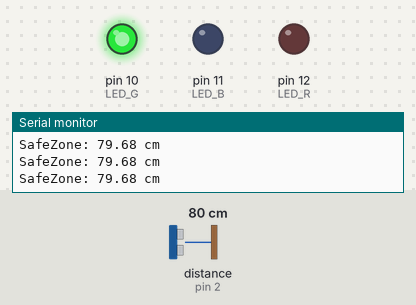
The sketch below on a simulated Arduino Uno, built with avr-gcc and run on an emulated ATmega328P. On the bench: output pins drawn as LEDs (lit = HIGH), the last lines printed to the serial monitor. Wiring (inferred from the names in the program): ultrasonic range finder: trigger pin 3; echo pin 2. The test bench sets the inputs (shaded band); at power-on: distance to the obstacle (sensor on pin 2) 80 cm. The echo pulse lasts 58.3 µs per cm; pins used as bus, display or sensor lines are not drawn.

Above: at 1.3 s.
1.4 s: distance to the obstacle (sensor on pin 2) set to 28 cm
2.9 s: distance to the obstacle (sensor on pin 2) set to 23 cm
At 3.9 s:
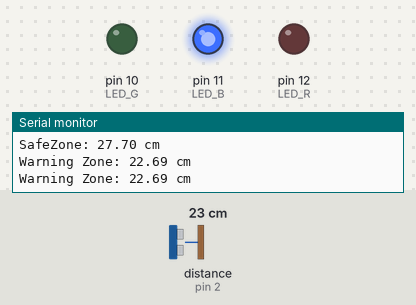
4.5 s: distance to the obstacle (sensor on pin 2) set to 12 cm
6.0 s: distance to the obstacle (sensor on pin 2) set to 9 cm
At 6.6 s:
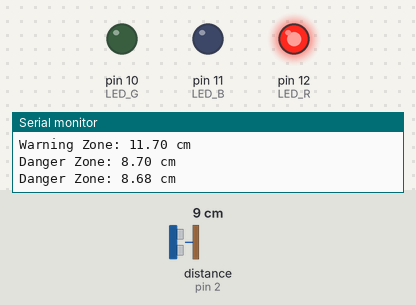
7.5 s: distance to the obstacle (sensor on pin 2) set to 18 cm
At 8.0 s:
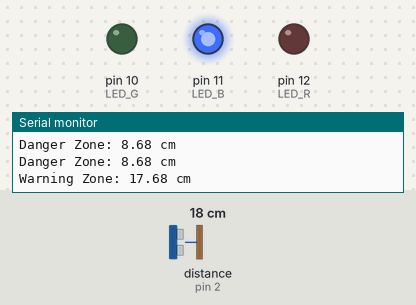
9.0 s: distance to the obstacle (sensor on pin 2) set to 2 cm
At 9.3 s:
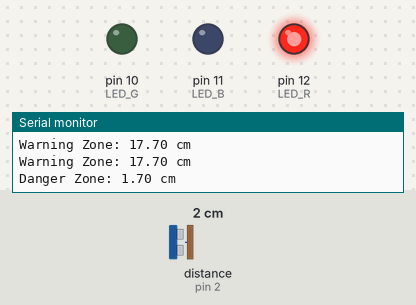
Timing chart, 0 to 11.5 s (numbered marks = the images above; inputs shaded):
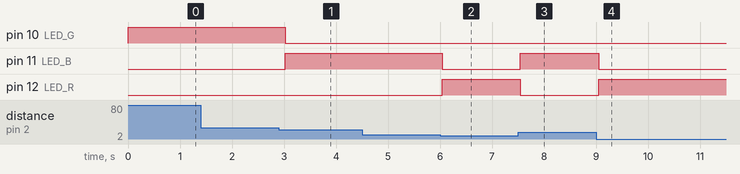

The sketch:

01_challenge_01.ino
```cpp
#define TRIG_PIN 3
#define ECHO_PIN 2
#define LED_G 10
#define LED_B 11
#define LED_R 12

long duration;
float distance_cm;
int freq;

void setup(){
  Serial.begin(9600);
  pinMode(TRIG_PIN, OUTPUT);
  pinMode(ECHO_PIN, INPUT);
  pinMode(LED_R, OUTPUT);
  pinMode(LED_G, OUTPUT);
  pinMode(LED_B, OUTPUT);
  digitalWrite(LED_R, LOW);
  digitalWrite(LED_G, LOW);
  digitalWrite(LED_B, LOW);
}
void loop(){
  //make sure TRIG is low;
  digitalWrite(TRIG_PIN, LOW);
  delayMicroseconds(2);

  //send 10 microsecond pulse to trig
  digitalWrite(TRIG_PIN, HIGH);
  delayMicroseconds(10);
  digitalWrite(TRIG_PIN, LOW);

  //read ECHO pulse duration
  duration = pulseIn(ECHO_PIN, HIGH);

  //calculate distance in centemeters
  distance_cm = duration * 0.0343 /2;

  //print result
  // Serial.print("Distance: ");
  // Serial.print(distance_cm);
  // Serial.println(" cm");

  if(distance_cm <10){
    Serial.print("Danger Zone: ");
    Serial.print(distance_cm);
    Serial.println(" cm");
    digitalWrite(LED_R, HIGH);
    digitalWrite(LED_G, LOW);
    digitalWrite(LED_B, LOW);

  }
  else if(distance_cm>25){
    Serial.print("SafeZone: ");
    Serial.print(distance_cm);
    Serial.println(" cm");
    digitalWrite(LED_R, LOW);
    digitalWrite(LED_G, HIGH);
    digitalWrite(LED_B, LOW);
  }
  else{
    Serial.print("Warning Zone: ");
    Serial.print(distance_cm);
    Serial.println(" cm");
    digitalWrite(LED_R, LOW);
    digitalWrite(LED_G, LOW);
    digitalWrite(LED_B, HIGH);
  }

  delay(500);
}
```

Measured:
- the behaviour switches between 26 and 25 cm on distance to the obstacle (sensor on pin 2) (found by bisection; images 0 and 1)
- the behaviour switches between 11 and 10 cm on distance to the obstacle (sensor on pin 2) (found by bisection; images 1 and 2)
- after the input at 2.9 s, pin 10 (LED_G): HIGH → LOW after 0.13 s; pin 11 (LED_B): LOW → HIGH after 0.13 s
- after the input at 6.0 s, pin 11 (LED_B): HIGH → LOW at once; pin 12 (LED_R): LOW → HIGH at once
- after the input at 7.5 s, pin 11 (LED_B): LOW → HIGH at once; pin 12 (LED_R): HIGH → LOW at once
- after the input at 9.0 s, pin 11 (LED_B): HIGH → LOW after 0.05 s; pin 12 (LED_R): LOW → HIGH after 0.05 s
